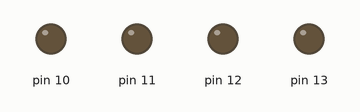
Recording of a sketch running on a simulated Arduino Uno, built with avr-gcc and run on an emulated ATmega328P. Parts: output pins drawn as LEDs (lit = HIGH).

Above: at 2.5 s.
At 5.5 s:
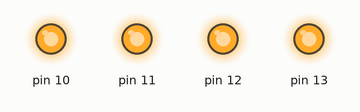
Timing chart, 0 to 6.5 s (numbered marks = the images above):
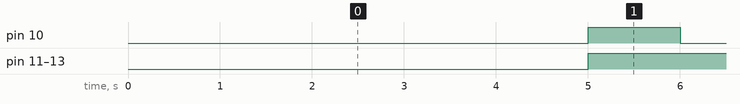

The sketch:

4_Led.ino
```cpp
void setup() {

  pinMode (10,OUTPUT);
  pinMode (11,OUTPUT);
  pinMode (12,OUTPUT);
  pinMode (13,OUTPUT);

}

int i=0;

void loop() {

  delay (1000);

  digitalWrite(10+i,LOW);

  i++;

  if(i==5){
    i=0;

    for(int j=0;j<4;j++)
      digitalWrite(10+j,HIGH);

  }

}
```

Measured:
- by itself, pin 10: alternates HIGH for 1.0 s and LOW for 4.0 s
- by itself, pin 11: alternates HIGH for 2.0 s and LOW for 3.0 s
- by itself, pin 12: alternates HIGH for 3.0 s and LOW for 2.0 s
- by itself, pin 13: alternates HIGH for 4.0 s and LOW for 1.0 s
